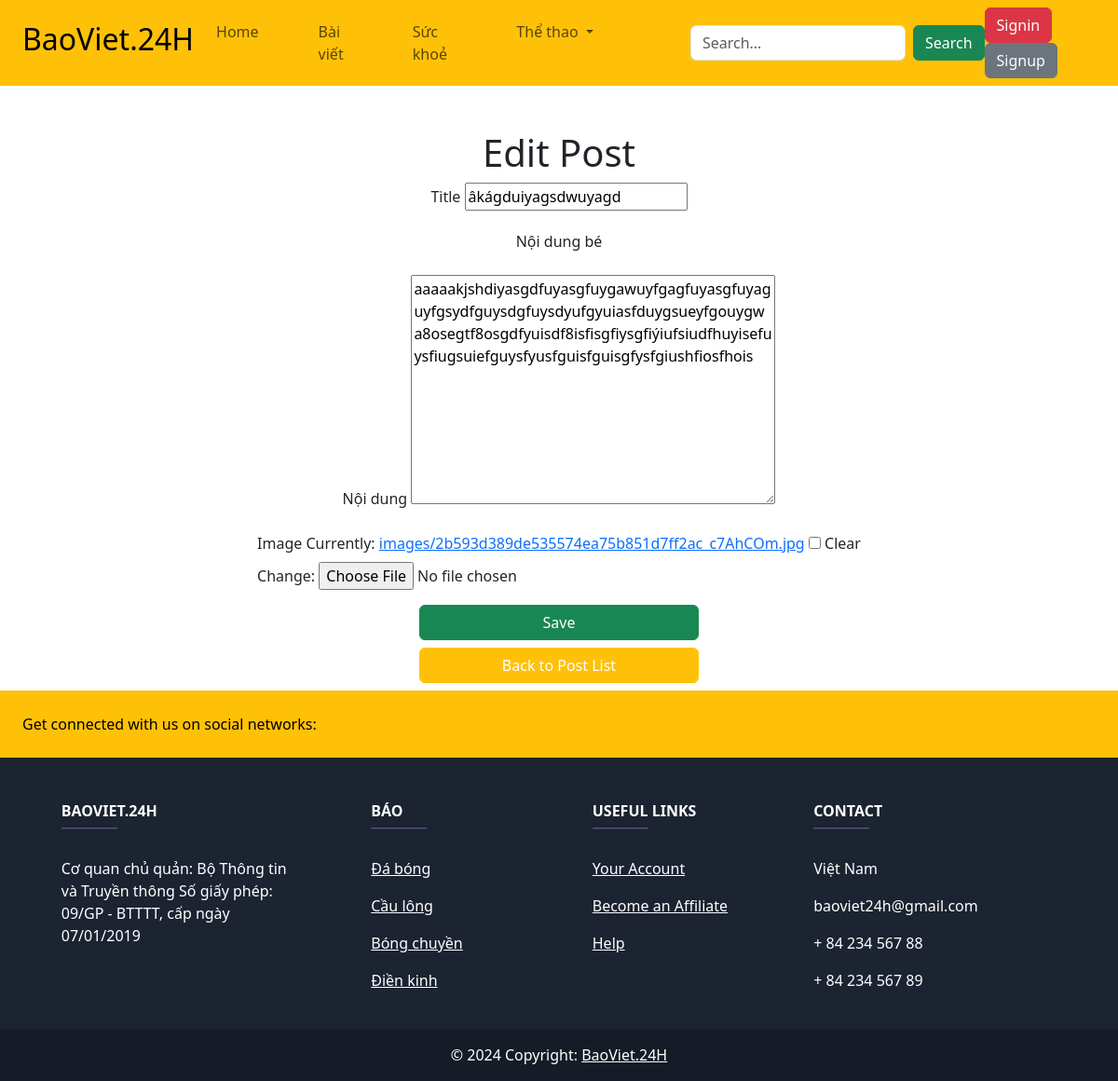
The page /post/27/edit/ on the database as committed earlier.
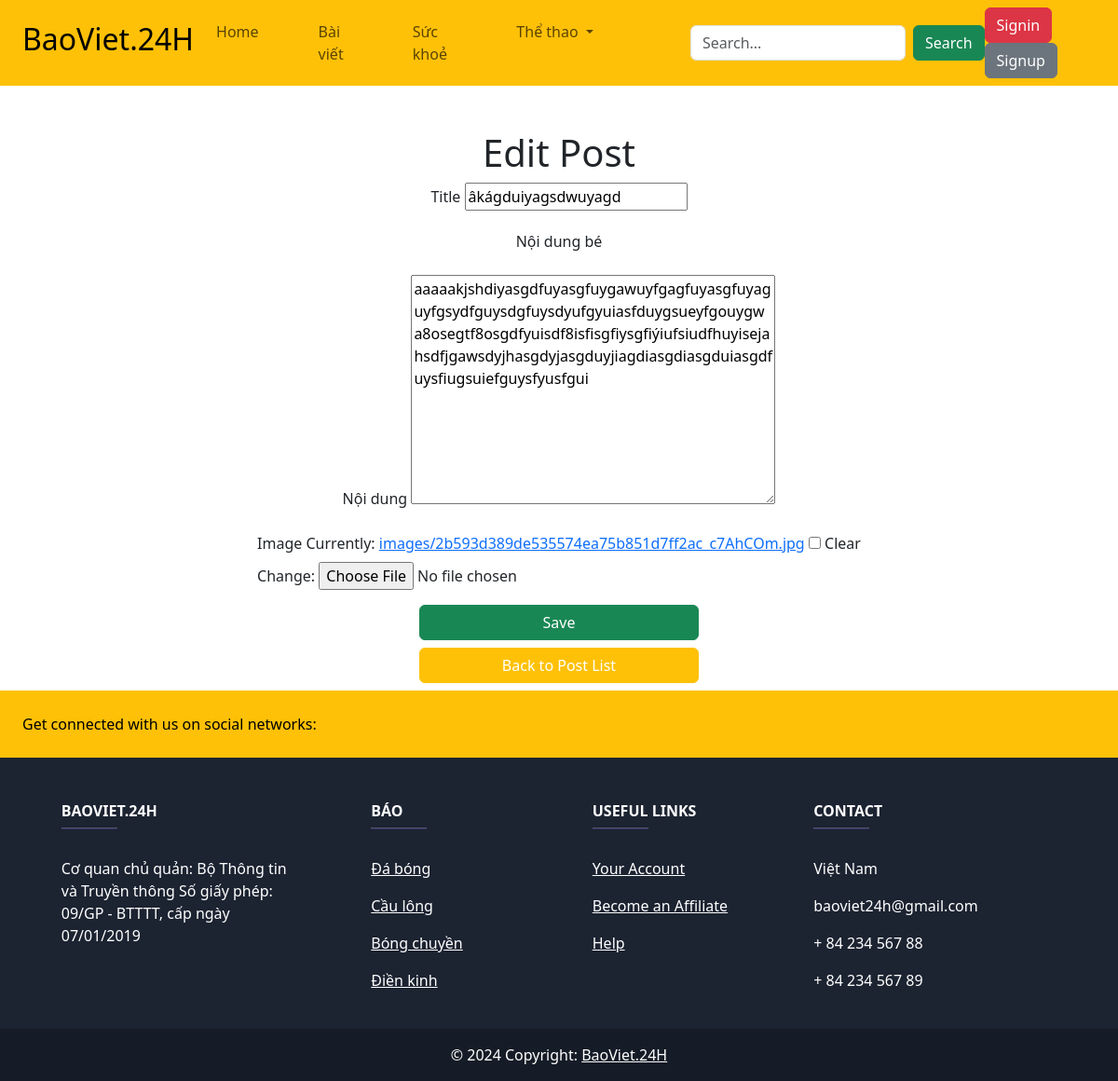
The same page on the database as committed later.
### posts/models.py (models this page shows, shortened)
class Post(models.Model):
    title = models.CharField(max_length=2000)
    content = models.TextField()
    content2 = models.TextField(default='')
    image = models.ImageField(upload_to='images/', blank=True, null=True)
    created_at = models.DateTimeField(auto_now_add=True)
    updated_at = models.DateTimeField(auto_now=True)

### posts/views.py (the view)
# urls.py: path('post/<int:pk>/edit/', post_views.post_edit, name='post_edit'),
def post_edit(request, pk):
    post = get_object_or_404(Post, pk=pk)
    if request.method == 'POST':
        form = PostForm(request.POST, request.FILES, instance=post)  # Truyền cả request.FILES vào form
        if form.is_valid():
            form.save()
            return redirect('post_detail', pk=post.pk)
    else:
        form = PostForm(instance=post)
    return render(request, 'posts/post_form.html', {'form': form})

### posts/forms.py
class PostForm(forms.ModelForm):
    class Meta:
        model = Post
        fields = ['title', 'content','image']

### posts/Templates/posts/post_form.html (shortened to what the changed rows need)
<!DOCTYPE html>
<html>
  <head>
    <link
      rel="stylesheet"
      href="https://cdn.jsdelivr.net/npm/bootstrap@5.3.2/dist/css/bootstrap.min.css"
    />
  </head>
  <body>
    <nav class="navbar navbar-expand-lg navbar-light bg-warning">
      <a class="navbar-brand" href="/">
        <h2 class="ps-4">BaoViet.24H</h2>
      </a>
    </nav>
    <h1 class="text-center pt-5">
      {% if form.instance.pk %}Edit Post{% else %}Create New Post{% endif %}
    </h1>
    <form
      class="d-flex flex-column align-items-center"
      method="post"
      enctype="multipart/form-data"
    >
      <div class="mb-3">
        <label for="title" class="form-label">Title</label>
        {{ form.title }}
      </div>
      <div class="mb-3">
        <label for="content" class="form-label">Nội dung</label>
        {{ form.content }}
      </div>
      <div class="mb-3">
        <label for="image" class="form-label">Image</label>
        {{ form.image }}
      </div>
    </form>
  </body>
</html>

Rows that differ between the two databases and show on the page:
changed Post "âkágduiyagsdwuyagd": content "aaaaakjshdiyasgdfuyasgfuygawuyfgagfuyasgfuyaguyfgsydfguysdgfuysdyufgyuiasfduygsueyfgouygwa8osegtf8osgdfyuisdf8isfisgfiysgfiýiufsiudfhuyisefuysfiugsuiefguysfyusfguisfguisgfysfgiushfiosfhois" → "aaaaakjshdiyasgdfuyasgfuygawuyfgagfuyasgfuyaguyfgsydfguysdgfuysdyufgyuiasfduygsueyfgouygwa8osegtf8osgdfyuisdf8isfisgfiysgfiýiufsiudfhuyisejahsdfjgawsdyjhasgdyjasgduyjiagdiasgdiasgduiasgdfuysfiugsuiefguysfyusfgui"
